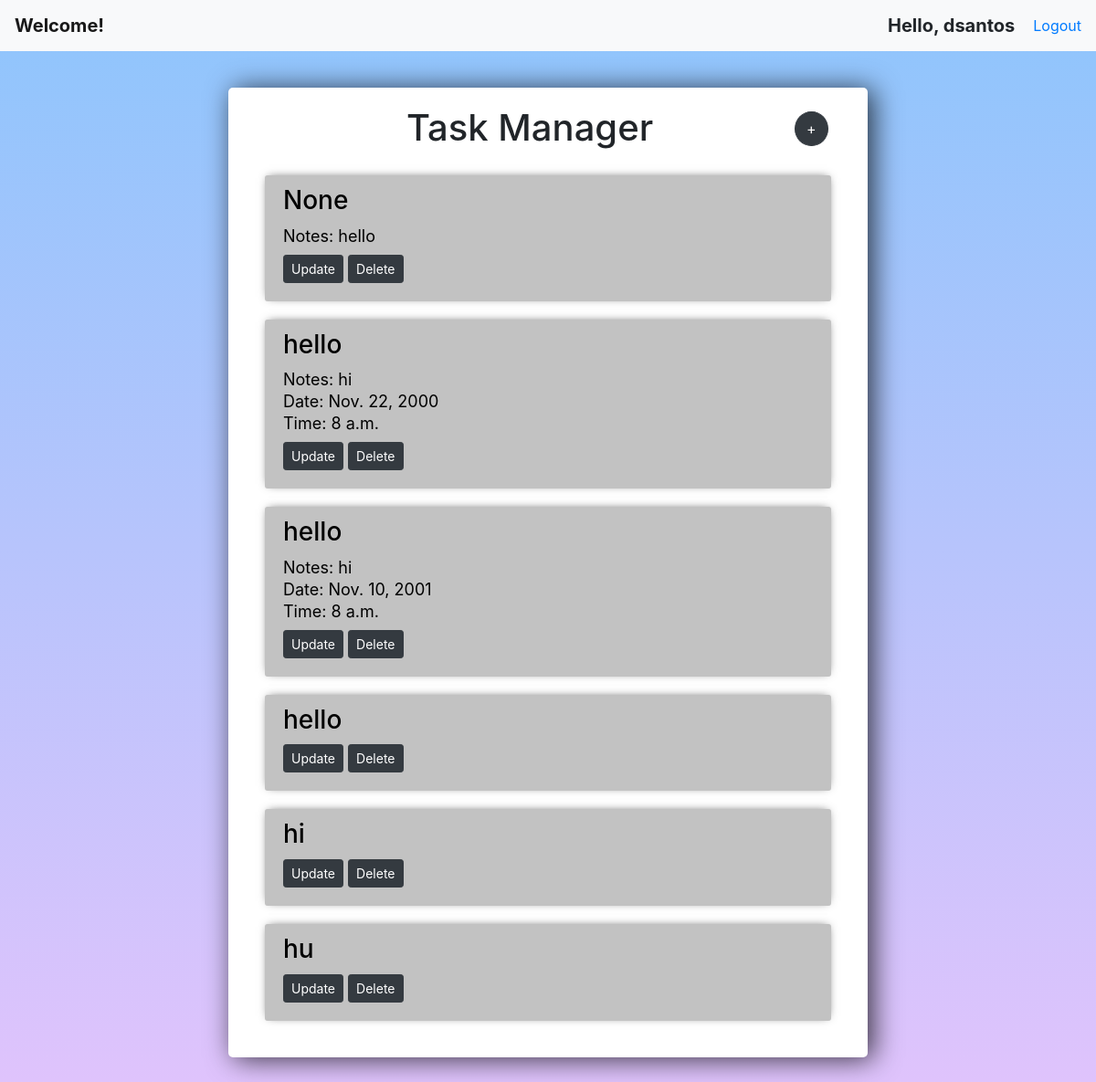
Page / (signed in) on the earlier database version.
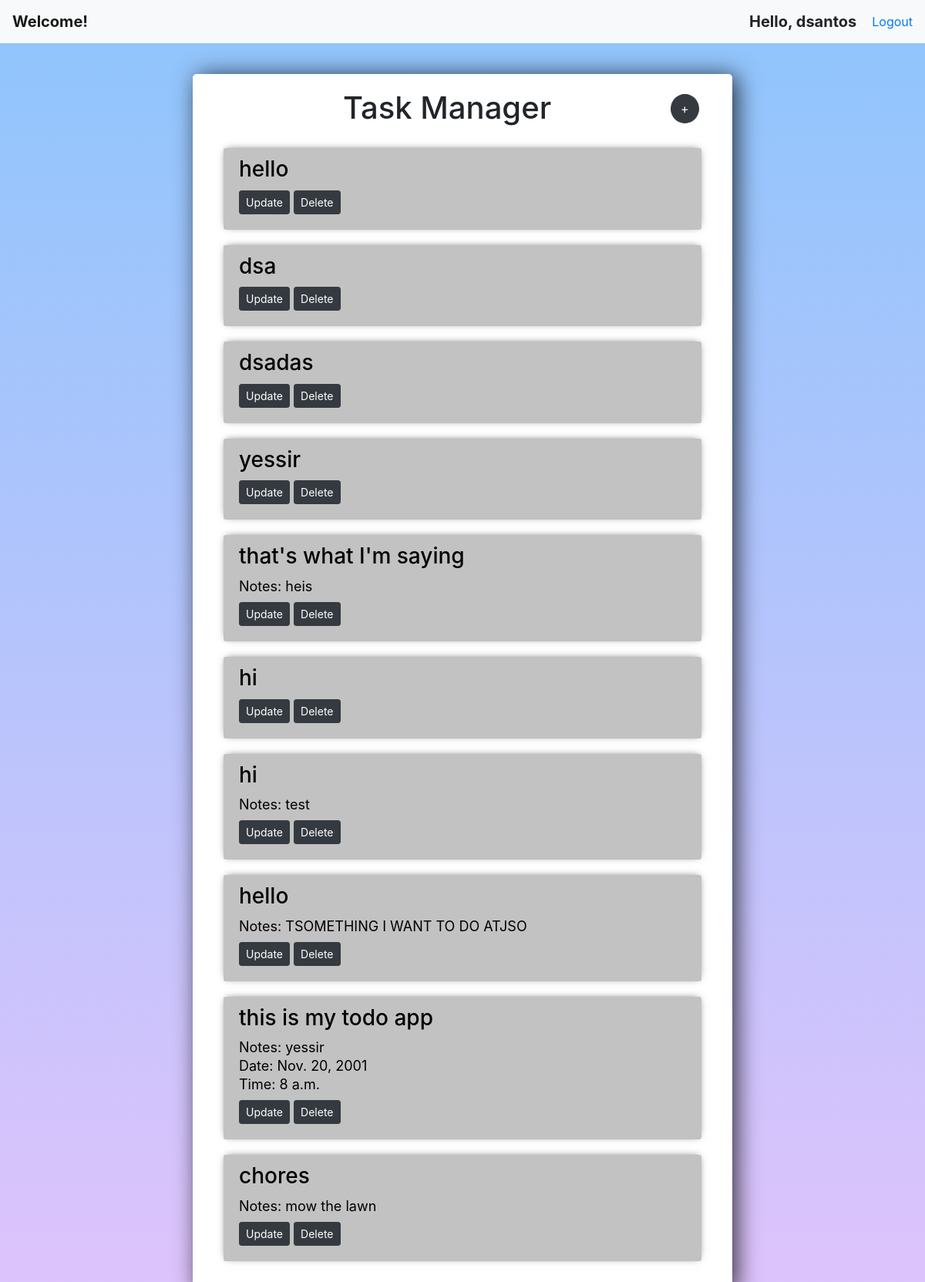
Same page on the later database version.
### todo/models.py (models this page shows, shortened)
class TodoItem(models.Model):
    name = models.CharField(max_length=200, null=True)
    content = models.CharField(max_length=200, null=True, blank=True)
    date = models.DateField(max_length=200, null=True, blank=True)
    time = models.TimeField(max_length=200, null=True, blank=True)

### todo/views.py (the view)
# urls.py: path('', mainView, name="home"),
@login_required(login_url='login')
def mainView(request):
    context = {
        'todo_items': TodoItem.objects.all()
    }
    return render(request, 'todo/main.html', context)

### todo/templates/todo/main.html (shortened to what this page needs)
{% extends 'todo/default.html' %}
{% load static %}
{% block content %}
<div class="content">
      <div class="header">
        <h1>Task Manager</h1>
      </div>
        <a class="create btn btn-dark btn-large" href="{% url 'add_Todo' %}">+</a>
        {% for todoItem in todo_items %}
        <div id="item" class="">
          <p class="h3 title">{{todoItem.name}}</p>
          {% if todoItem.content != null %}
            <p class="desc">Notes: {{todoItem.content}}</p>
          {% endif %}
          {% if todoItem.date != null %}
            <p class="desc">Date: {{todoItem.date}}</p>
          {% endif %}
          {% if todoItem.time != null %}
            <p class="desc">Time: {{todoItem.time}}</p>
          {% endif %}
          <div class="edit">
            <a class="btn btn-dark btn-sm" href="{% url 'update_Todo' todoItem.id %}">Update</a>
            <a class="btn btn-dark btn-sm" href="{% url 'delete_Todo' todoItem.id %}">Delete</a>
          </div>
        </div>
        {% endfor %}
</div>
{% endblock %}

Differences in the rows shown:
removed TodoItem: name "None", content "hello"
removed TodoItem: name "hello", content "hi", date "Nov. 22, 2000", time "8 a.m."
removed TodoItem: name "hello", content "hi", date "Nov. 10, 2001", time "8 a.m."
removed TodoItem: name "hu"
added TodoItem: name "dsa"
added TodoItem: name "dsadas"
added TodoItem: name "yessir"
added TodoItem: name "that's what I'm saying", content "heis"
added TodoItem: name "hi", content "test"
added TodoItem: name "hello", content "TSOMETHING I WANT TO DO ATJSO"
added TodoItem: name "this is my todo app", content "yessir", date "Nov. 20, 2001", time "8 a.m."
added TodoItem: name "chores", content "mow the lawn"
